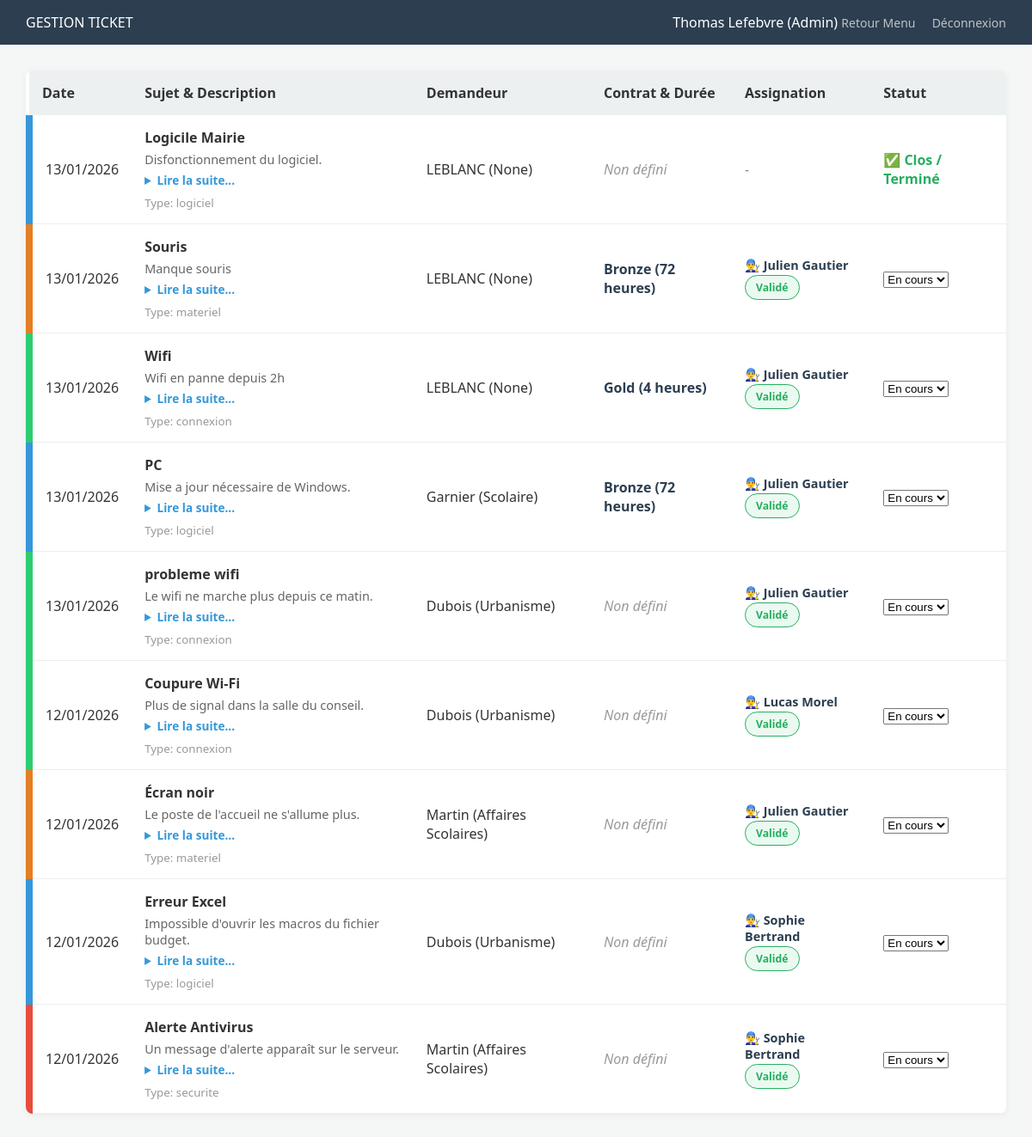
Page /admin/prestations (signed in) on the earlier database version.
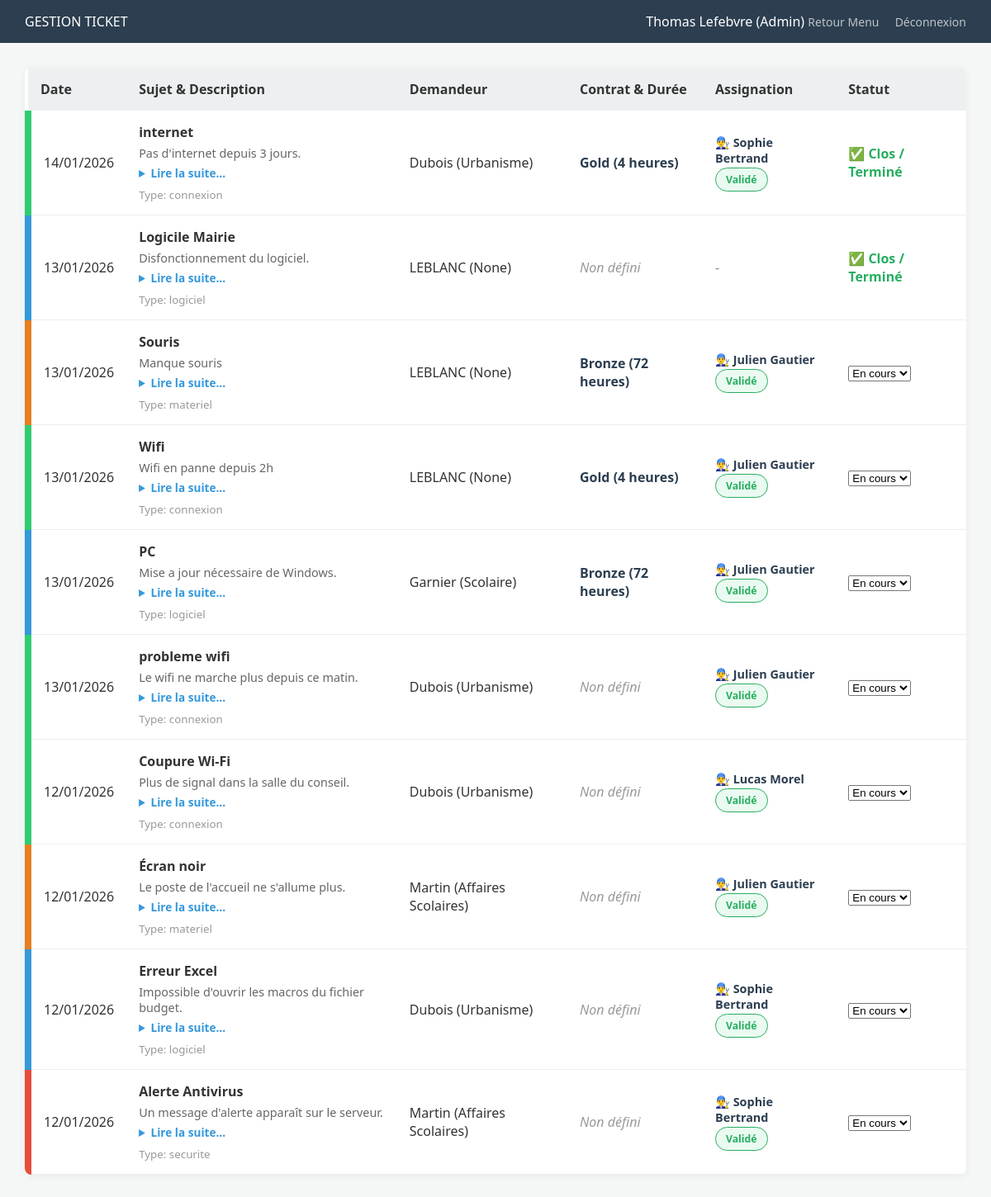
Same page on the later database version.
### tables this page shows
CREATE TABLE usager (
    id INTEGER PRIMARY KEY AUTOINCREMENT,
    nom TEXT NOT NULL,
    prenom TEXT NOT NULL,
    email TEXT NOT NULL UNIQUE,
    mdp TEXT NOT NULL,
    role TEXT, -- Accepté comme NULL maintenant
    service TEXT,
    specialite TEXT,
    mairie_id INTEGER,
    prestataire_id INTEGER
);

CREATE TABLE ticket (
    id INTEGER PRIMARY KEY AUTOINCREMENT,
    titre TEXT NOT NULL,
    description TEXT,
    type_prestation TEXT NOT NULL, -- 'connexion', 'materiel', 'logiciel', 'securite'
    statut TEXT DEFAULT 'Nouveau',
    date_creation DATETIME DEFAULT CURRENT_TIMESTAMP,
    createur_id INTEGER NOT NULL,
    admin_id INTEGER, technicien_id INTEGER, duree TEXT, contrat TEXT,
    FOREIGN KEY (createur_id) REFERENCES "usager_old"(id),
    FOREIGN KEY (admin_id) REFERENCES "usager_old"(id)
);

### app.py (the view)
@app.route('/admin/prestations')
@login_required
def prestations_admin():
    conn = get_db_connection()
    tickets = conn.execute('''
        SELECT t.*,
               strftime('%d/%m/%Y', t.date_creation) as date_formatee,
               u.nom as demandeur,
               u.service,
               tech.prenom as tech_prenom,
               tech.nom as tech_nom
        FROM ticket t
        JOIN usager u ON t.createur_id = u.id
        LEFT JOIN usager tech ON t.technicien_id = tech.id
        ORDER BY t.date_creation DESC
    ''').fetchall()
    techniciens = conn.execute('''
        SELECT u.id, u.prenom, u.nom,
               (SELECT COUNT(t.id) FROM ticket t
                WHERE t.technicien_id = u.id
                AND t.statut != 'Terminé') as charge
        FROM usager u
        WHERE u.role = 'technicien' OR u.role IS NULL
    ''').fetchall()
    conn.close()
    return render_template('dashboard_admin.html', tickets=tickets, techniciens=techniciens)

### app.py (called while the page is built)
def get_db_connection():
    conn = sqlite3.connect('mairie.db')
    conn.row_factory = sqlite3.Row
    return conn

@login_manager.user_loader
def load_user(user_id):
    conn = get_db_connection()
    u = conn.execute('SELECT * FROM usager WHERE id = ?', (user_id,)).fetchone()
    conn.close()
    if u:
        return Usager(u['id'], u['nom'], u['prenom'], u['role'], u['mairie_id'])
    return None

### templates/dashboard_admin.html (shortened to what this page needs)
<!DOCTYPE html>
<html>
<head>
    <link rel="stylesheet" href="{{ url_for('static', filename='css/style.css') }}">
</head>
<body>
    <header class="admin-header">
        <div class="logo">GESTION TICKET</div>
        <div class="user-info">
            <span>{{ current_user.prenom }} {{ current_user.nom }} (Admin)</span>
            <a href="{{ url_for('menu_admin') }}" class="btn-logout">Retour Menu</a>
            <a href="{{ url_for('logout') }}" class="btn-logout" style="margin-left: 15px;">Déconnexion</a>
        </div>
    </header>
    <div style="padding: 30px;">
        <table>
            <thead>
                <tr>
                    <th>Date</th>
                    <th>Sujet & Description</th>
                    <th>Demandeur</th>
                    <th>Contrat & Durée</th>
                    <th>Assignation</th>
                    <th>Statut</th>
                </tr>
            </thead>
            <tbody>
                {% for ticket in tickets %}
                <tr class="cat-{{ ticket.type_prestation }}">
                    <td>{{ ticket.date_formatee }}</td>
                    <td style="max-width: 350px;">
                        <strong>{{ ticket.titre }}</strong><br>
                        <div class="desc-tronquee">{{ ticket.description }}</div>
                        <details>
                            <summary>Lire la suite...</summary>
                        </details>
                        <small style="color: #999; display: block; margin-top: 8px;">
                            Type: {{ ticket.type_prestation }}
                        </small>
                    </td>
                    <td>{{ ticket.demandeur }} ({{ ticket.service }})</td>
                    <td>
                        {% if ticket.contrat %}
                            <span class="badge-contrat {{ ticket.contrat|lower }}" style="font-weight: bold; color: #2c3e50;">
                                {{ ticket.contrat }} ({{ ticket.duree }})
                            </span>
                        {% else %}
                            <em style="color: #999;">Non défini</em>
                        {% endif %}
                    </td>
                    <td>
                        {% if not ticket.contrat and not ticket.technicien_id and ticket.statut != 'Terminé' %}
                            <form action="{{ url_for('assigner_ticket', ticket_id=ticket.id) }}" method="POST" style="display: flex; gap: 5px;">
                                <select name="technicien_id" required style="padding: 3px;">
                                    <option value="">-- Tech --</option>
                                    {% for tech in techniciens %}
                                       <option value="{{ tech.id }}">
            {% if tech.charge >= 5 %}
                🔴 {{ tech.prenom }} {{ tech.nom }} ({{ tech.charge }} actifs - Surchargé)
            {% elif tech.charge >= 3 %}
                🟠 {{ tech.prenom }} {{ tech.nom }} ({{ tech.charge }} actifs - Occupé)
            {% else %}
                🟢 {{ tech.prenom }} {{ tech.nom }} ({{ tech.charge }} actifs - Dispo)
            {% endif %}
        </option>
                                    {% endfor %}
                                </select>
                                <select name="contrat" required style="padding: 3px;">
                                    <option value="">-- Contrat --</option>
                                    <option value="Gold">Gold (4h)</option>
                                    <option value="Silver">Silver (24h)</option>
                                    <option value="Bronze">Bronze (72h)</option>
                                </select>
                                <button type="submit" style="cursor:pointer; background:#3498db; color:white; border:none; border-radius:3px; padding: 5px 10px;">ok</button>
                            </form>
                        {% elif ticket.technicien_id %}
                            <div style="color: #2c3e50; font-size: 0.9em;">
                                <span style="display:block; margin-bottom: 2px;">👨‍🔧 <strong>{{ ticket.tech_prenom }} {{ ticket.tech_nom }}</strong></span>
                                <span class="badge-assigne">Validé</span>
                            </div>
                        {% else %}
                            <span style="color: #7f8c8d;">-</span>
                        {% endif %}
                    </td>
                    <td>
                        {% if ticket.statut == 'Terminé' %}
                            <span class="badge-termine" style="color: #27ae60; font-weight: bold;">
                                ✅ Clos / Terminé
                            </span>
                        {% else %}
                            <form action="{{ url_for('update_statut', ticket_id=ticket.id) }}" method="POST" style="display:inline;">
                                <select name="statut" onchange="this.form.submit()">
                                    <option value="En cours" {% if ticket.statut == 'En cours' %}selected{% endif %}>En cours</option>
                                </select>
                            </form>
                        {% endif %}
                    </td>
                </tr>
                {% endfor %}
            </tbody>
        </table>
    </div>
</body>
</html>

### static/css/style.css (style rules this page uses)
:root { --admin-dark: #2c3e50; --admin-blue: #34495e; --mairie-blue: #3498db; --success: #27ae60; --danger: #e74c3c; --warning: #f39c12; --bg-light: #f4f7f6; --text-dark: #333; }
body { font-family: 'Segoe UI', Tahoma, Geneva, Verdana, sans-serif; background-color: var(--bg-light); color: var(--text-dark); margin: 0; }
.admin-header { background: var(--admin-dark); color: white; padding: 15px 30px; display: flex; justify-content: space-between; align-items: center; }
table { width: 100%; background: white; border-collapse: collapse; border-radius: 8px; overflow: hidden; box-shadow: 0 2px 10px rgba(0,0,0,0.05); }
th { background-color: #ecf0f1; padding: 15px; text-align: left; }
td { padding: 15px; border-bottom: 1px solid #eee; }
.btn-logout { color: #bdc3c7; text-decoration: none; font-size: 14px; }
.cat-materiel { border-left: 8px solid #e67e22; }
.cat-logiciel { border-left: 8px solid #3498db; }
.cat-connexion { border-left: 8px solid #2ecc71; }
.cat-securite { border-left: 8px solid #e74c3c; }

### templates/dashboard_admin.html (style rules this page uses)
.desc-tronquee { display: -webkit-box; -webkit-line-clamp: 2; -webkit-box-orient: vertical; overflow: hidden; text-overflow: ellipsis; color: #666; font-size: 0.9em; margin-top: 5px; }
details summary { cursor: pointer; color: #3498db; font-size: 0.85em; font-weight: bold; outline: none; margin-top: 5px; }
.badge-assigne { display: inline-block; color: #27ae60; font-weight: bold; background: #eafaf1; padding: 5px 12px; border-radius: 15px; font-size: 0.85em; border: 1px solid #27ae60; }

Differences in the rows shown:
added ticket: date_formatee "14/01/2026", titre "internet", description "Pas d'internet depuis 3 jours.", type_prestation "connexion", demandeur "Dubois", service "Urbanisme", contrat "Gold", duree "4 heures", tech_prenom "Sophie", tech_nom "Bertrand", statut "✅ Clos / Terminé"
